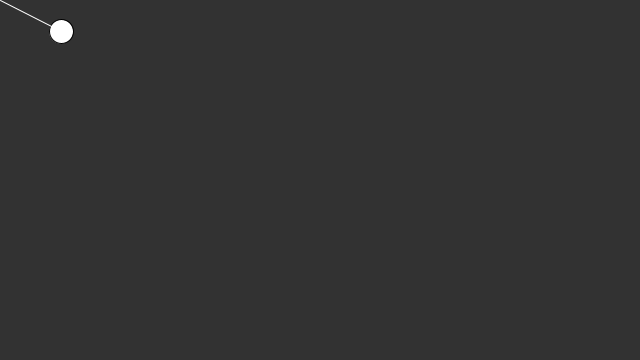
Frame 1 (no input)
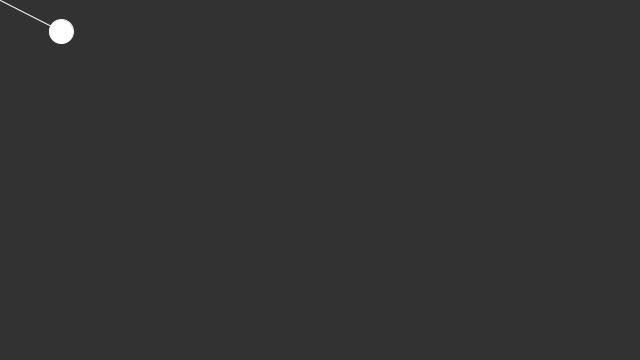
Frame 60 (the mouse pressed at the canvas centre just before this capture)
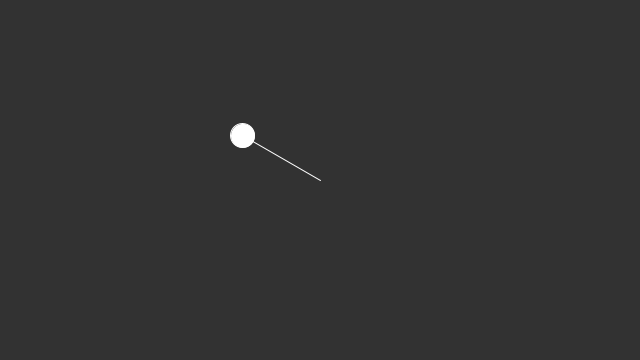
Frame 120 (the mouse held since frame 60 and released just before this capture)

The Processing sketch that drew these frames (run headless with seeded random() and noise(); from frame 60 on, the mouse is pressed at the canvas centre):

// Processing sketch: The_Bouncing_Ball_Version_Beginner
// ── The_Bouncing_Ball_Version_Beginner.pde
//Click Mouse to STOP/PLAY
//Press Key(ANY) to RESPAWN Ball 
float   ballX   = random(12,width-12);
float   ballY   = random(12,height-12);
float   updateX = 0;
float   updateY = 0;
boolean going;
void setup()
{
size(640,360);
}

void draw() 
{
 background(50);
 updateX = (mouseX - ballX)/50;
 updateY = (mouseY - ballY)/50;
 if(going)
 {
 ballX += updateX;
 ballY += updateY;
 }
 ellipse(ballX, ballY, 24, 24);
 stroke(255);
 line(mouseX, mouseY, ballX, ballY);
}

void mousePressed()
{
  going=!going;
}

void keyPressed()
{
  ballX = random(12,width-12);
  ballY = random(12,height-12);
}  
